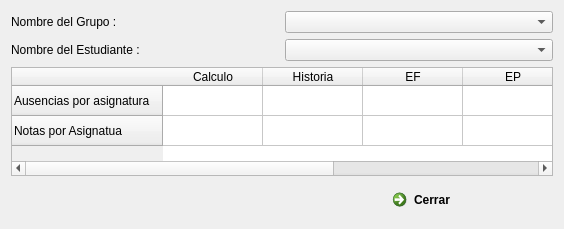
<?xml version="1.0" encoding="UTF-8"?>
<ui version="4.0">
 <class>frm_Promedio_de_ausencias_y_notas_por_asignatura</class>
 <widget class="QDialog" name="frm_Promedio_de_ausencias_y_notas_por_asignatura">
  <property name="geometry">
   <rect>
    <x>0</x>
    <y>0</y>
    <width>564</width>
    <height>229</height>
   </rect>
  </property>
  <property name="windowTitle">
   <string>Dialog</string>
  </property>
  <layout class="QGridLayout" name="gridLayout">
   <item row="0" column="0">
    <layout class="QHBoxLayout" name="horizontalLayout">
     <item>
      <widget class="QLabel" name="label">
       <property name="text">
        <string>Nombre del Grupo :</string>
       </property>
      </widget>
     </item>
     <item>
      <widget class="QComboBox" name="CB_promedio_grupo"/>
     </item>
    </layout>
   </item>
   <item row="1" column="0">
    <layout class="QHBoxLayout" name="horizontalLayout_2">
     <item>
      <widget class="QLabel" name="label_2">
       <property name="text">
        <string>Nombre del Estudiante :</string>
       </property>
      </widget>
     </item>
     <item>
      <widget class="QComboBox" name="CB_promedio_estudiante"/>
     </item>
    </layout>
   </item>
   <item row="2" column="0">
    <widget class="QTableWidget" name="TW_promedio">
     <row>
      <property name="text">
       <string>Ausencias por asignatura</string>
      </property>
     </row>
     <row>
      <property name="text">
       <string>Notas por Asignatua</string>
      </property>
     </row>
     <column>
      <property name="text">
       <string>Calculo</string>
      </property>
     </column>
     <column>
      <property name="text">
       <string>Historia</string>
      </property>
     </column>
     <column>
      <property name="text">
       <string>EF</string>
      </property>
     </column>
     <column>
      <property name="text">
       <string>EP</string>
      </property>
     </column>
     <column>
      <property name="text">
       <string>Fisica</string>
      </property>
     </column>
    </widget>
   </item>
   <item row="3" column="0">
    <layout class="QHBoxLayout" name="horizontalLayout_3">
     <item>
      <spacer name="horizontalSpacer">
       <property name="orientation">
        <enum>Qt::Horizontal</enum>
       </property>
       <property name="sizeHint" stdset="0">
        <size>
         <width>378</width>
         <height>20</height>
        </size>
       </property>
      </spacer>
     </item>
     <item>
      <widget class="QCommandLinkButton" name="commandLinkButton">
       <property name="text">
        <string>Cerrar</string>
       </property>
       <property name="icon">
        <iconset resource="img.qrc">
         <normaloff>:/new/prefix1/iconos de menu/Sin título-1.png</normaloff>:/new/prefix1/iconos de menu/Sin título-1.png</iconset>
       </property>
      </widget>
     </item>
    </layout>
   </item>
  </layout>
 </widget>
 <resources>
  <include location="img.qrc"/>
 </resources>
 <connections>
  <connection>
   <sender>commandLinkButton</sender>
   <signal>clicked()</signal>
   <receiver>frm_Promedio_de_ausencias_y_notas_por_asignatura</receiver>
   <slot>close()</slot>
   <hints>
    <hint type="sourcelabel">
     <x>467</x>
     <y>199</y>
    </hint>
    <hint type="destinationlabel">
     <x>281</x>
     <y>114</y>
    </hint>
   </hints>
  </connection>
 </connections>
</ui>
